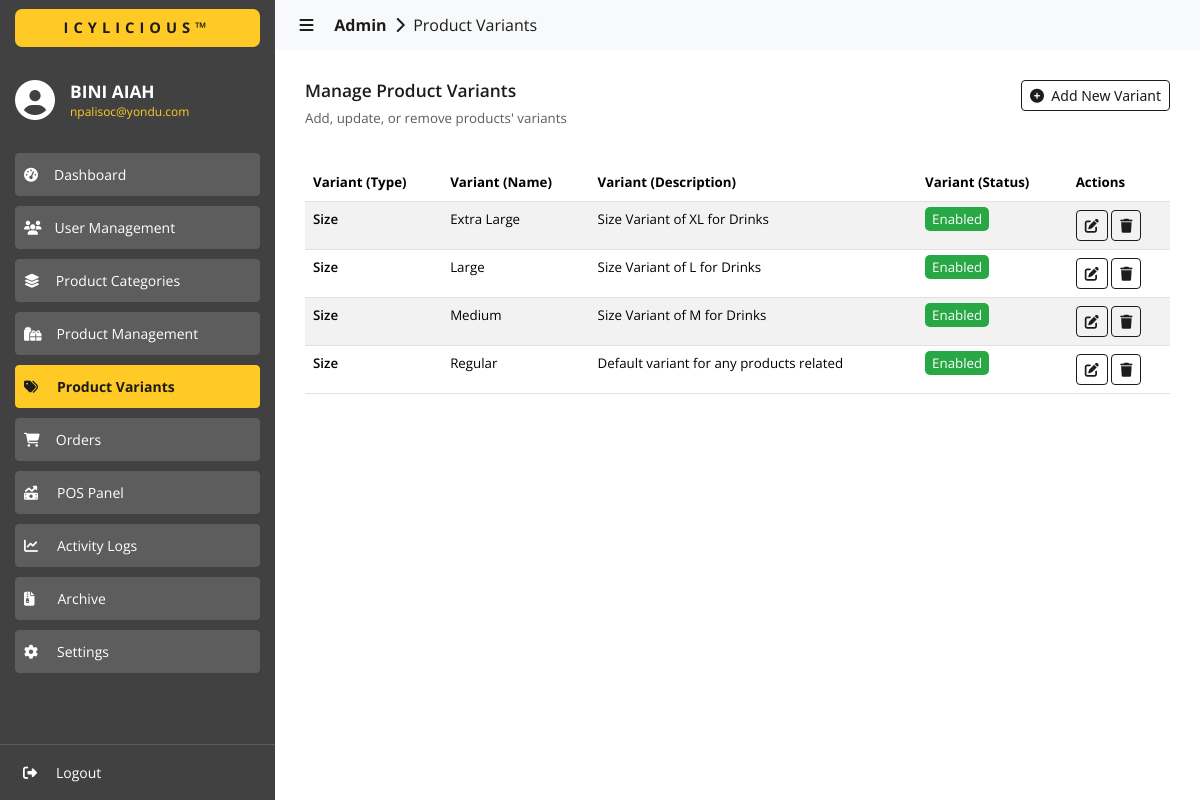
The app's page /admin/variants/index.php (signed in) with its own data.
### tables this page shows
CREATE TABLE `variants` (
  `id` int(11) NOT NULL,
  `variant_type` varchar(255) NOT NULL,
  `variant_name` varchar(255) NOT NULL,
  `variant_description` varchar(255) NOT NULL,
  `is_enabled` int(11) NOT NULL
);

### admin/variants/index.php (the view, shortened to what this page needs)
<?php
  include('../../utils/connections.php');
?>
<!DOCTYPE html>
<html lang="en">
  <head>
    <link
      href="https://cdn.jsdelivr.net/npm/bootstrap@5.3.3/dist/css/bootstrap.min.css"
      rel="stylesheet"
    >
    <link href="https://cdn.datatables.net/2.0.5/css/dataTables.bootstrap5.css" rel="stylesheet">
    <link rel="stylesheet" href="../../assets/css/global.css" />
    <link rel="stylesheet" href="./css/variants.css" />
  </head>
  <body>
    <div id="nav-sidebar" class="sidebar-container slide-expanded">
      <div class="div-tm-title background-color-light-grey">
        <h4 class="h4-tm-title sans-700 color-dark-grey background-color-yellow">ICYLICIOUS&trade;</h4>
      </div>
      <div class="div-sidebar-logo">
        <i class="fa-solid fa-circle-user color-white" style="font-size: 30pt; margin-top: -8px"></i>
        <div>
          <h4 class="color-white sans-700 h6-title-name">
            <?php
              echo $_SESSION['user_info.first_name']." ".$_SESSION['user_info.last_name'];
            ?>
          </h4>
          <p class="color-yellow sans-regular p-title-email">
            <?php
              echo $_SESSION['user_info.email'];
            ?>
          </p>
        </div>
      </div>
      <div class="div-siderbar-menu-links">
        <button
          id="btn-dashboard"
          class="btn btn-outline-success btn-sm
            sans-regular
            background-color-super-light-grey
            border-color-super-light-grey
            color-white
            btn-menu
            btn-menu-unselected"
          type="button">
          <i class="fa-solid fa-gauge-high"></i><span style="padding-left: 16px">Dashboard</span>
        </button>
        <button
          id="btn-user-management"
          class="btn btn-outline-success btn-sm
            sans-regular
            background-color-super-light-grey
            border-color-super-light-grey
            color-white
            btn-menu
            btn-menu-unselected"
          type="button">
          <i class="fa-solid fa-users"></i><span style="padding-left: 13px">User Management</span>
        </button>
        <button
          id="btn-categories"
          class="btn btn-outline-success btn-sm
            sans-regular
            background-color-super-light-grey
            border-color-super-light-grey
            color-white
            btn-menu
            btn-menu-unselected"
          type="button">
          <i class="fa-solid fa-layer-group"></i><span style="padding-left: 16px">Product Categories</span>
        </button>
        <button
          id="btn-products"
          class="btn btn-outline-success btn-sm
            sans-regular
            background-color-super-light-grey
            border-color-super-light-grey
            color-white
            btn-menu
            btn-menu-unselected"
          type="button">
          <i class="fa-solid fa-gifts"></i><span style="padding-left: 15px">Product Management</span>
        </button>
        <button
          id="btn-variants"
          class="btn btn-outline-success btn-sm
            sans-700
            background-color-yellow
            border-color-yellow
            color-dark-grey
            btn-menu
            btn-menu-selected"
          type="button">
          <i class="fa-solid fa-tags"></i><span style="padding-left: 19px">Product Variants</span>
        </button>
        <button
          id="btn-orders"
          class="btn btn-outline-success btn-sm
            sans-regular
            background-color-super-light-grey
            border-color-super-light-grey
            color-white
            btn-menu
            btn-menu-unselected"
          type="button">
          <i class="fa-solid fa-cart-shopping"></i><span style="padding-left: 16px">Orders</span>
        </button>
        <button
          id="btn-pos"
          class="btn btn-outline-success btn-sm
            sans-regular
            background-color-super-light-grey
            border-color-super-light-grey
            color-white
            btn-menu
            btn-menu-unselected"
          type="button">
          <i class="fa-solid fa-money-bill-trend-up"></i><span style="padding-left: 19px">POS Panel</span>
        </button>
        <button
          id="btn-logs"
          class="btn btn-outline-success btn-sm
            sans-regular
            background-color-super-light-grey
            border-color-super-light-grey
            color-white
            btn-menu
            btn-menu-unselected"
          type="button">
          <i class="fa-solid fa-chart-line"></i><span style="padding-left: 19px">Activity Logs</span>
        </button>
        <button
          id="btn-archives"
          class="btn btn-outline-success btn-sm
            sans-regular
            background-color-super-light-grey
            border-color-super-light-grey
            color-white
            btn-menu
            btn-menu-unselected"
          type="button">
          <i class="fa-solid fa-file-zipper"></i><span style="padding-left: 23px">Archive</span>
        </button>
        <button
          id="btn-settings"
          class="btn btn-outline-success btn-sm
            sans-regular
            background-color-super-light-grey
            border-color-super-light-grey
            color-white
            btn-menu
            btn-menu-unselected"
          type="button">
          <i class="fa-solid fa-gear"></i><span style="padding-left: 19px">Settings</span>
        </button>
      </div>
      <div class="div-siderbar-profile-links">
        <button
          class="btn btn-outline-success btn-sm
            sans-regular
            color-white
            btn-menu
            btn-menu-unselected
            btn-logout"
          style="border: 0px"
          type="button">
          <i class="fa-solid fa-right-from-bracket"></i><span style="padding-left: 19px">Logout</span>
        </button>
      </div>
    </div>
    <div id="content-body" class="content content-slide-expanded">
      <nav class="navbar navbar-expand-lg navbar-light bg-body-tertiary">
        <div class="container-fluid">
          <a class="navbar-brand sans-regular color-dark-grey a-navbar-path" href="#" style="cursor: default;">
            &nbsp;&nbsp;&nbsp;<i id="navbar-control" class="fa-solid fa-bars" style="cursor: pointer"></i>
            &nbsp;&nbsp;&nbsp;&nbsp;<b>Admin</b>&nbsp;
            <i class="fa-solid fa-chevron-right"></i>
            &nbsp;Product Variants
          </a>
        </div>
      </nav>
      <div>
        <div class="content-wrapper">
          <div class="div-content-title">
            <div class="div-content-title-labels">
              <h4 class="color-dark-grey sans-600" style="font-size: 13pt;">
                Manage Product Variants
              </h4>
              <p class="color-super-light-grey sans-regular" style="font-size: 10pt;">
                Add, update, or remove products' variants
              </p>
            </div>
            <div class="div-content-title-actions">
              <button
                data-bs-toggle="modal"
                data-bs-target="#staticAddNewVariant"
                class="btn btn-outline-primary btn-sm sans-400"
                type="button">
                <i class="fa-solid fa-circle-plus"></i>&nbsp;&nbsp;Add New Variant
              </button>
            </div>
          </div>
          <div style="margin-top: 20px;">
            <table id="data" class="table table-striped" style="width:100%">
              <thead>
                <tr>
                  <th class="sans-bold">Variant (Type)</th>
                  <th class="sans-bold">Variant (Name)</th>
                  <th class="sans-bold">Variant (Description)</th>
                  <th class="sans-bold">Variant (Status)</th>
                  <th class="sans-bold">Actions</th>
                </tr>
              </thead>
              <tbody>
                <?php
                  $fetch_query = "SELECT * FROM variants";
                  $result = $conn->query($fetch_query);
                  if ($result->num_rows > 0) {
                    while ($row = $result->fetch_assoc()) {
                      $variant_id = $row['id'];
                      $type = $row['variant_type'];
                      $name = $row['variant_name'];
                      $description = $row['variant_description'];
                      $is_enabled = $row['is_enabled'];
                      $status = 'Disabled';
                      $status_class = "badge-disabled";
                      if ($is_enabled == 1) {
                        $status = 'Enabled';
                        $status_class = "badge-enabled";
                      }
                      echo '
                        <tr>
                          <td class="sans-600">
                            '.$type.'
                          </td>
                          <td class="sans-regular">
                            '.$name.'
                          </td>
                          <td class="sans-regular">
                            '.$description.'
                          </td>
                          <td class="sans-regular">
                            <span class="'.$status_class.'">'.$status.'</span>
                          </td>
                          <td>
                            <button
                              data-bs-toggle="modal"
                              data-bs-target="#staticEditVariant"
                              onclick="onEditVariant(
                                '."'".$variant_id."',".'
                                '."'".$type."',".'
                                '."'".$name."',".'
                                '."'".$description."',".'
                                '."'".$is_enabled."'".'
                              )"
                              class="btn btn-outline-primary btn-sm
                                sans-400
                                color-white"
                              type="button">
                              <i class="fa-solid fa-pen-to-square"></i>
                            </button>
                            <button
                              onclick="onDeleteVariant('."'".$variant_id."'".')"
                              class="btn btn-outline-primary btn-sm
                                sans-400
                                color-white"
                              type="button">
                              <i class="fa-solid fa-trash"></i>
                            </button>
                          </td>
                        </tr>
                      ';
                    }
                  }
                ?>
              </tbody>
            </table>
          </div>
        </div>
      </div>
    </div>
  </body>
</html>

### assets/css/global.css (style rules this page uses)
* { margin: 0; }
:root { --black: #080808; --dark-grey: #1c1c1c; --light-grey: #414141; --super-light-grey: #5d5d5d; --yellow: #ffca26; --white: #ffffff; --light-white: #ececec; --disabled-color: #848383; --light-blue: #2392f4; }
.sans-regular { font-family: "Open Sans", sans-serif; font-optical-sizing: auto; font-weight: 400; font-style: normal; }
.sans-600 { font-family: "Open Sans", sans-serif; font-optical-sizing: auto; font-weight: 600; font-style: normal; }
.sans-700 { font-family: "Open Sans", sans-serif; font-optical-sizing: auto; font-weight: 700; font-style: normal; }
.sans-bold { font-family: "Open Sans", sans-serif; font-optical-sizing: auto; font-weight: bold; font-style: normal; }
.color-white { color: var(--white); }
.color-yellow { color: var(--yellow); }
.color-super-light-grey { color: var(--super-light-grey); }
.color-dark-grey { color: var(--dark-grey); }
.background-color-yellow { background-color: var(--yellow); }
.background-color-super-light-grey { background-color: var(--super-light-grey); }
.background-color-light-grey { background-color: var(--light-grey); }
.border-color-yellow { border-color: var(--yellow); }
.border-color-super-light-grey { border-color: var(--super-light-grey); }

### admin/variants/css/variants.css (style rules this page uses)
* { box-sizing: border-box; margin: 0; }
:root { --black: #080808; --dark-grey: #1c1c1c; --light-grey: #414141; --super-light-grey: #5d5d5d; --yellow: #ffca26; --white: #ffffff; --light-white: #ececec; --disabled-color: #848383; --light-blue: #2392f4; }
body { background-color: var(--white); }
.sidebar-container { background-color: var(--light-grey); width: 275px; height: 100%; position: fixed; display: flex; flex-direction: column; left: 0px; z-index: 999; }
.div-tm-title { width: 100%; height: 56px; display: flex; flex-direction: column; justify-content: center; }
.h4-tm-title { text-align: center; font-size: 11pt; letter-spacing: 5px !important; margin-inline: 15px; padding-block: 10px; border-radius: 7px; margin-bottom: 0px !important; }
.div-sidebar-logo { display: flex; align-items: center; gap: 15px; padding-inline: 15px; margin-top: 25px; }
.h6-title-name { font-size: 13pt; margin-bottom: 0px !important; }
.p-title-email { font-size: 9pt; line-height: 0px; margin-top: 10px; }
.div-siderbar-menu-links { flex: 1; display: flex; flex-direction: column; padding-inline: 15px; padding-top: 25px; gap: 10px; }
.div-siderbar-profile-links { display: flex; flex-direction: column; border-top: 1px solid var(--super-light-grey); padding-inline: 15px; padding-block: 7px; gap: 10px; }
.btn-menu { text-align: left; padding-top: 10px !important; padding-bottom: 10px !important; }
.content { padding-left: 275px; }
.a-navbar-path { font-size: 12pt; }
.content-wrapper { padding-inline: 30px; padding-block: 30px; }
.div-content-title { display: flex; }
.div-content-title-labels { flex: 1; }
.btn-outline-primary { border-color: var(--dark-grey) !important; color: var(--dark-grey) !important; }
td { font-size: 10pt; }
th { font-size: 10pt; }
.badge-enabled { background-color: #28a745; color: var(--white); padding-inline: 7px; padding-block: 3px; border-radius: 5px; }
.slide-expanded { left: 0px !important; transition: .4s; }
.content-slide-expanded { padding-left: 275px; transition: .4s; }

### records on screen
variants: variant_type "Size", variant_name "Extra Large", variant_description "Size Variant of XL for Drinks", is_enabled "Enabled"
variants: variant_type "Size", variant_name "Large", variant_description "Size Variant of L for Drinks", is_enabled "Enabled"
variants: variant_type "Size", variant_name "Medium", variant_description "Size Variant of M for Drinks", is_enabled "Enabled"
variants: variant_type "Size", variant_name "Regular", variant_description "Default variant for any products related", is_enabled "Enabled"

### other values on screen
$_SESSION['user_info.first_name'] "BINI"
$_SESSION['user_info.last_name'] "AIAH"
$_SESSION['user_info.email'] "npalisoc@yondu.com"
